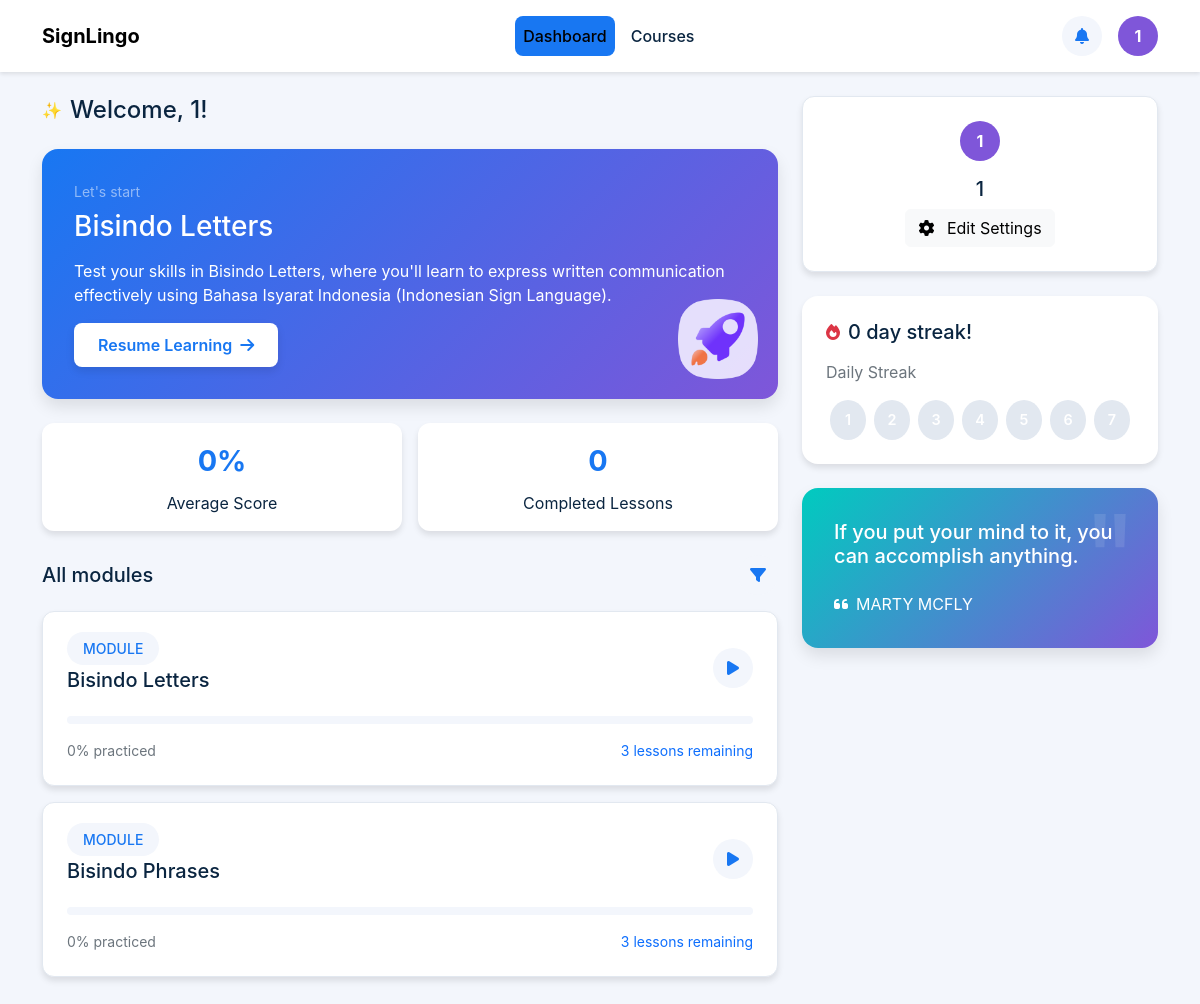
Page /dashboard (signed in) on the earlier database version.
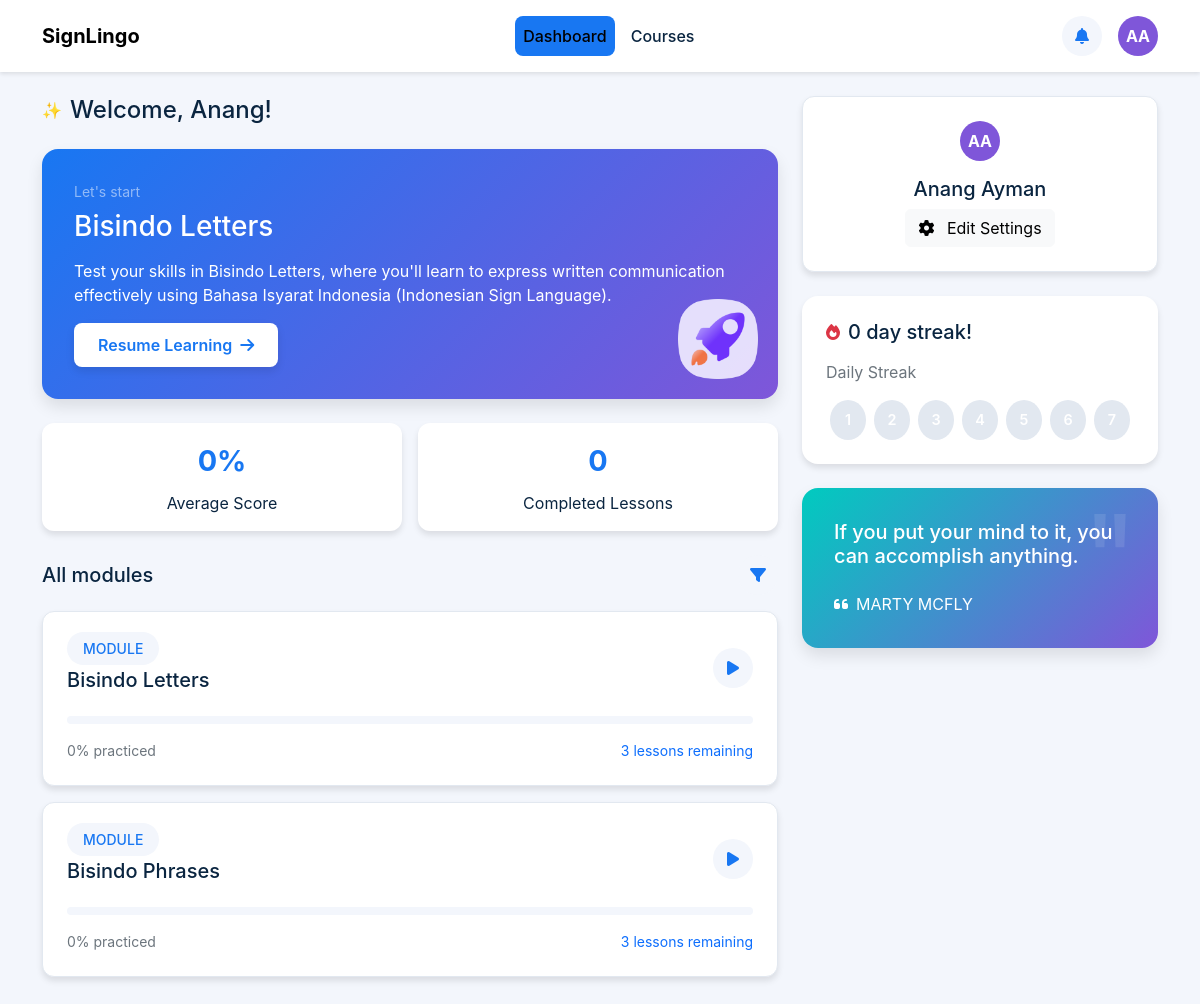
Same page on the later database version.
### models.py (models this page shows)
class User(db.Model):
    id = db.Column(db.Integer, primary_key=True)
    name = db.Column(db.String(80), nullable=True)
    age = db.Column(db.Integer)
    email = db.Column(db.String(120), unique=True, nullable=False)
    password = db.Column(db.String(80), nullable=False) # Remember to hash passwords in a real app!
    lesson_statuses = db.relationship('UserLessonStatus', backref='user', lazy=True)

### routes.py (the view)
@auth_bp.route('/dashboard', methods=['GET', 'POST'])
def dashboard():
    user_id = session.get('user_id')
    print(user_id)
    if not user_id:
        return redirect(url_for('auth.login'))
    login_today = session.get("today_login")
    print(login_today)
    user = User.query.get(user_id)
    full_name = user.name
    first_name,initials = get_initials(full_name)
    return render_template("Dashboard.html",
                           full_name=full_name,
                           first_name=first_name,
                           initials=initials,
                           login_today=login_today,)

### tertiary.py (called while the page is built)
def get_initials(full_name):
    name_parts = full_name.split()
    first_name = name_parts[0]
    last_initial = name_parts[1][0] if len(name_parts) > 1 else ''
    initials = (first_name[0] + last_initial).upper()  # DJ for "Diven Dechal Jatiputra"
    return first_name, initials

### templates/Dashboard.html (shortened to what this page needs)
<!DOCTYPE html>
<html lang="en">
<head>
    <link href="https://cdn.jsdelivr.net/npm/bootstrap@5.3.0/dist/css/bootstrap.min.css" rel="stylesheet">
    <link rel="stylesheet" href="https://cdnjs.cloudflare.com/ajax/libs/font-awesome/6.4.0/css/all.min.css">
    <link rel="stylesheet" href="static/homestyle.css">
</head>
<body>
    <nav class="navbar navbar-expand-lg py-3">
        <div class="container">
            <a class="navbar-brand fw-bold" href="#">SignLingo</a>
            <div class="navbar-nav mx-auto">
                <a class="nav-link active" href="#">Dashboard</a>
                <a class="nav-link" href="#" onclick="window.location.href='/course'">Courses</a>
            </div>
            <div class="d-flex align-items-center gap-3">
                <button class="action-button">
                    <i class="fas fa-bell"></i>
                </button>
                <div class="profile-circle">{{ initials }}</div>
            </div>
        </div>
    </nav>
    <div class="container my-4">
        <div class="row">
            <div class="col-md-8">
                <div class="d-flex align-items-center gap-2 mb-4">
                    <span>✨</span>
                    <h4 class="mb-0">Welcome, {{ full_name.split()[0] }}!</h4>
                </div>
                <div class="welcome-card mb-4">
                    <small class="text-white-50 mb-2 d-block">Let's start</small>
                    <h3 class="mb-3">Bisindo Letters</h3>
                    <p>Test your skills in Bisindo Letters, where you'll learn to express written communication effectively using Bahasa Isyarat Indonesia (Indonesian Sign Language).</p>
                    <button class="resume-btn" onclick="window.location.href='/video_learning'">
                        Resume Learning
                        <i class="fas fa-arrow-right"></i>
                    </button>
                    <img src="/static/Assets/Rocket.png" class="rocket-img" alt="Rocket">
                </div>
                <div class="stats-container">
                    <div class="stat-card">
                        <div class="stat-number">0%</div>
                        <div>Average Score</div>
                    </div>
                    <div class="stat-card">
                        <div class="stat-number">0</div>
                        <div>Completed Lessons</div>
                    </div>
                </div>
                <div class="d-flex justify-content-between align-items-center mb-3">
                    <h5 class="mb-0">All modules</h5>
                    <button class="action-button">
                        <i class="fas fa-filter"></i>
                    </button>
                </div>
                <div class="module-card">
                    <div class="d-flex justify-content-between align-items-center">
                        <div>
                            <small class="badge-custom">MODULE</small>
                            <h5 class="mt-2">Bisindo Letters</h5>
                        </div>
                        <button class="action-button" onclick="window.location.href='/video_learning'">
                            <i class="fas fa-play"></i>
                        </button>
                    </div>
                    <div class="progress">
                    </div>
                    <div class="d-flex justify-content-between align-items-center">
                        <small class="text-secondary">0% practiced</small>
                        <small class="text-primary">3 lessons remaining</small>
                    </div>
                </div>
                <div class="module-card">
                    <div class="d-flex justify-content-between align-items-center">
                        <div>
                            <small class="badge-custom">MODULE</small>
                            <h5 class="mt-2">Bisindo Phrases</h5>
                        </div>
                        <button class="action-button">
                            <i class="fas fa-play"></i>
                        </button>
                    </div>
                    <div class="progress">
                    </div>
                    <div class="d-flex justify-content-between align-items-center">
                        <small class="text-secondary">0% practiced</small>
                        <small class="text-primary">3 lessons remaining</small>
                    </div>
                </div>
            </div>
            <div class="col-md-4">
                <div class="module-card mb-4">
                    <div class="text-center">
                        <div class="profile-circle mx-auto mb-3">{{ initials }}</div>
                        <h5>{{ full_name }}</h5>
                        <button class="btn btn-light" onclick="window.location.href='/edit-account'">
                            <i class="fas fa-cog me-2"></i>
                            Edit Settings
                        </button>
                    </div>
                </div>
                <div class="streak-container mb-4">
                    <div class="d-flex align-items-center gap-2 mb-3">
                        <i class="fas fa-fire text-danger"></i>
                        {% if login_today == True %}
                        <h5 class="mb-0">1 day streak!</h5>
                        {% else %}
                        <h5 class="mb-0">0 day streak!</h5>
                        {% endif %}
                    </div>
                    <p class="text-secondary">Daily Streak</p>
                    <div class="d-flex justify-content-between">
                        {% if login_today == True %}
                        <div class="streak-day">1</div>
                        <div class="streak-day inactive">2</div>
                        <div class="streak-day inactive">3</div>
                        <div class="streak-day inactive">4</div>
                        <div class="streak-day inactive">5</div>
                        <div class="streak-day inactive">6</div>
                        <div class="streak-day inactive">7</div>
                        {% else %}
                        <div class="streak-day inactive">1</div>
                        <div class="streak-day inactive">2</div>
                        <div class="streak-day inactive">3</div>
                        <div class="streak-day inactive">4</div>
                        <div class="streak-day inactive">5</div>
                        <div class="streak-day inactive">6</div>
                        <div class="streak-day inactive">7</div>
                        {% endif %}
                    </div>
                </div>
                <div class="inspiration-card">
                    <h5 class="mb-4">If you put your mind to it, you can accomplish anything.</h5>
                    <div class="d-flex align-items-center">
                        <i class="fas fa-quote-left me-2"></i>
                        <p class="mb-0">MARTY MCFLY</p>
                    </div>
                </div>
            </div>
        </div>
    </div>
</head>
</body>
</html>

### static/homestyle.css (style rules this page uses)
:root { --primary: #1877f2; --secondary: #7f56d9; --bg-light: #f3f6fc; --white: #ffffff; --text-main: #0a2540; --border: #e2e8f0; --card-shadow: rgba(0, 0, 0, 0.1); --red: #e41f4f; --blue: #00cbbf; --green: #7ac74f; --yellow: #ffe358; }
body { font-family: -apple-system, BlinkMacSystemFont, 'Segoe UI', Roboto, Oxygen, Ubuntu, Cantarell, sans-serif; background-color: var(--bg-light); color: var(--text-main); }
.navbar { background-color: var(--white); box-shadow: 0 2px 4px var(--card-shadow); }
.nav-link { color: var(--text-main); font-weight: 500; padding: 0.5rem 1rem; margin: 0 0.25rem; border-radius: 8px; transition: all 0.3s ease; }
.nav-link.active { background-color: var(--primary); color: var(--white); }
.profile-circle { width: 40px; height: 40px; background-color: var(--secondary); border-radius: 50%; display: flex; align-items: center; justify-content: center; color: var(--white); font-weight: bold; cursor: pointer; transition: transform 0.2s ease; }
.welcome-card { background: linear-gradient(135deg, var(--primary), var(--secondary)); color: var(--white); border-radius: 16px; padding: 2rem; position: relative; overflow: hidden; box-shadow: 0 8px 16px var(--card-shadow); transition: transform 0.3s ease; }
.rocket-img { position: absolute; right: 20px; bottom: 20px; width: 80px; opacity: 0.9; animation: float 3s ease-in-out infinite; }
.resume-btn { background-color: var(--white); border: none; padding: 10px 24px; border-radius: 8px; color: var(--primary); text-decoration: none; display: inline-flex; align-items: center; gap: 8px; font-weight: 600; transition: all 0.3s ease; box-shadow: 0 4px 8px var(--card-shadow); }
.module-card { background: var(--white); border: 1px solid var(--border); border-radius: 12px; padding: 1.5rem; margin-bottom: 1rem; transition: all 0.3s ease; box-shadow: 0 4px 6px var(--card-shadow); }
.progress { height: 8px; border-radius: 4px; background-color: var(--bg-light); margin: 1rem 0; }
.streak-container { background: var(--white); border-radius: 16px; padding: 1.5rem; box-shadow: 0 4px 6px var(--card-shadow); }
.streak-day { width: 40px; height: 40px; border-radius: 50%; background-color: var(--green); color: var(--white); display: flex; align-items: center; justify-content: center; margin: 0 4px; font-weight: 600; font-size: 0.9rem; transition: transform 0.2s ease; }
.streak-day.inactive { background-color: var(--border); }
.inspiration-card { background: linear-gradient(135deg, var(--blue), var(--secondary)); color: var(--white); border-radius: 16px; padding: 2rem; box-shadow: 0 8px 16px var(--card-shadow); position: relative; overflow: hidden; }
.inspiration-card::before { content: '"'; position: absolute; top: -20px; right: 20px; font-size: 120px; opacity: 0.1; color: var(--white); }
.stats-container { display: grid; grid-template-columns: repeat(2, 1fr); gap: 1rem; margin-bottom: 1.5rem; }
.stat-card { background: var(--white); border-radius: 12px; padding: 1rem; text-align: center; box-shadow: 0 4px 6px var(--card-shadow); transition: transform 0.3s ease; }
.stat-number { font-size: 1.8rem; font-weight: bold; color: var(--primary); margin-bottom: 0.5rem; }
.badge-custom { background-color: var(--bg-light); color: var(--primary); padding: 0.5rem 1rem; border-radius: 20px; font-weight: 500; }
.action-button { width: 40px; height: 40px; border-radius: 50%; background: var(--bg-light); border: none; display: flex; align-items: center; justify-content: center; color: var(--primary); transition: all 0.3s ease; }

Differences in the rows shown:
now on this page (row edited): User: name "Anang", name "Anang Ayman"
Other differences:
{{ initials }}: "1" → "AA"
{{ full_name.split()[0] }}: "1" → (not shown)
{{ full_name }}: "1" → (not shown)
